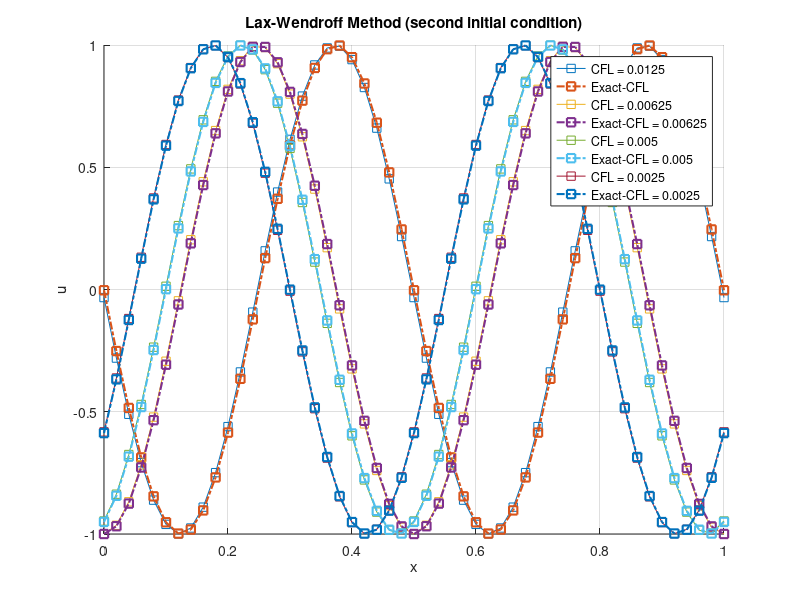

Here is the MATLAB script that generated this plot:
clc, clear, close all ;
%% second initial condition 

dts=[0.00050,0.00025,0.00020,0.00010];
for i = 1 : length(dts)
   t = 0.0 ; 
  dt = dts(i) ;
  nt = 1000 ;
    
  L = 1.0 ;
  dx = L/50.0 ;
  dxx = 2.0*dx ;
  ddx = dx*dx ;
  a = 0.5 ;
  
  x = 0.0 : dx : L ;
  nx = length(x) ;
  
  u = zeros(nx,1) ;
  u0 = zeros(nx,1) ;
  
  CFL = [a*dts(1)/dx, a*dts(2)/dx, a*dts(3)/dx, a*dts(4)/dx] ;
  
  %% initial condition
  for ix = 1 : nx
        u0(ix) = sin(4.0*pi*x(ix)) ;
  end
  
  % PBC 
  for ix = 1 : nx
        ixp(ix) = ix+1 ;
        ixm(ix) = ix-1 ;
  end
    ixp(nx) = 2 ;
    ixm(1) = nx-1 ;
  
  for it = 1 : nt
      for ix = 1 : nx
        u(ix) = u0(ix)-a*dt*((u0(ixp(ix))-u0(ixm(ix)))/dxx) + 0.5*a^2.0*dt^2.0*...
                ((u0(ixp(ix))-2.0*u0(ix)+u0(ixm(ix))))/ddx ;
      end
      u0 = u ;
      
    for ix = 1 : nx
        u_exact(ix) = sin(4.0*pi*(x(ix)-a*t)) ;
    end
      t = t + dt ;
  end
  
    hold on
    grid on
    plot (x,u,'-s',x,u_exact, '-.s','linewidth',1.5)
    axis ([0.0 1.0 -1.0 1.0])
    xlabel x
    ylabel u
    title 'Lax-Wendroff Method (second initial condition)'

end
    legend('CFL = 0.0125','Exact-CFL','CFL = 0.00625',...
        'Exact-CFL = 0.00625','CFL = 0.005','Exact-CFL = 0.005','CFL = 0.0025','Exact-CFL = 0.0025')
  for ix = 1 : nx
      error(ix) = abs(u(ix)-u_exact(ix)) ;
     fprintf('\n x: %f  Numerical u: %f  Analytical u: %f Error: %f \n', x(ix), u(ix), u_exact(ix), error(ix))
  end

